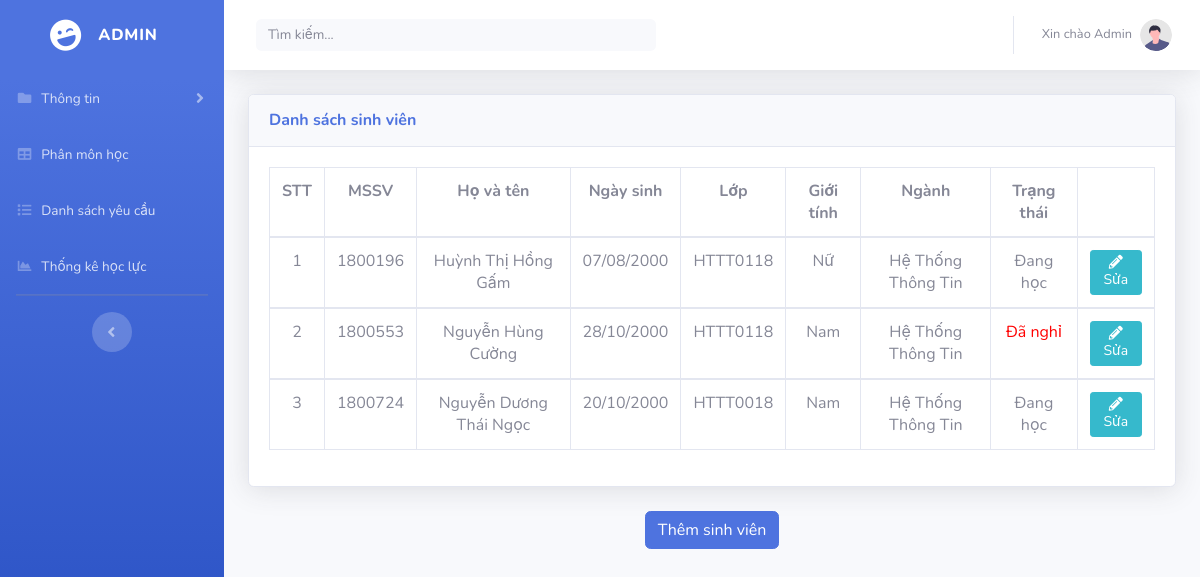
/DanhSachSV.php, run on the app's committed database.
### tables this page shows
CREATE TABLE `sinhvien` (
  `MSSV` varchar(10) NOT NULL,
  `HoVaTen` text NOT NULL,
  `NgaySinh` date NOT NULL,
  `Lop` text NOT NULL,
  `SDT` varchar(10) NOT NULL,
  `GioiTinh` bit(1) NOT NULL,
  `TrangThai` bit(1) NOT NULL,
  `Khoa` text NOT NULL,
  `Nganh` text NOT NULL
);

### php/SinhVien.php (called while the page is built, shortened)
<?php
   $update = false;
?>

### DanhSachSV.php (the view, shortened to what this page needs)
<html lang="en">
<head>
    <link href="https://cdn.jsdelivr.net/npm/bootstrap@5.0.0-beta3/dist/css/bootstrap.min.css" rel="stylesheet"
>
    <link href="vendor/fontawesome-free/css/all.min.css" rel="stylesheet" type="text/css">
    <link href="css/sb-admin-2.min.css" rel="stylesheet">
</head>
<body id="page-top">
<?php require_once 'php/SinhVien.php' ?>
    <div id="wrapper">
    <ul class="navbar-nav bg-gradient-primary sidebar sidebar-dark accordion" id="accordionSidebar">
        <a class="sidebar-brand d-flex align-items-center justify-content-center" href="Admin.html">
            <div class="sidebar-brand-icon rotate-n-15">
                <i class="fas fa-laugh-wink"></i>
            </div>
            <div class="sidebar-brand-text mx-3">Admin</div>
        </a>
           <li class="nav-item">
            <a class="nav-link collapsed" href="#" data-toggle="collapse" data-target="#collapsePages"
                aria-expanded="true" aria-controls="collapsePages">
                <i class="fas fa-fw fa-folder"></i>
                <span>Thông tin</span>
            </a>
        </li>
        <li class="nav-item">
            <a class="nav-link" href="PhanMonHoc.php">
                <i class="fas fa-fw fa-table"></i>
                <span>Phân môn học</span></a>
        </li>
        <li class="nav-item">
        <a class="nav-link" href="DanhSachYC.php">
        <i class="fas fa-fw fa-list"></i>
        <span>Danh sách yêu cầu</span></a>
        </li>
        <li class="nav-item">
            <a class="nav-link" href="ThongKe.php">
                <i class="fas fa-fw fa-chart-area"></i>
                <span>Thống kê học lực</span>
            </a>
        </li>
        <hr class="sidebar-divider d-none d-md-block">
        <div class="text-center d-none d-md-inline">
            <button class="rounded-circle border-0" id="sidebarToggle"></button>
        </div>
    </ul>
    <div id="content-wrapper" class="d-flex flex-column">
        <div id="content">
            <nav class="navbar navbar-expand navbar-light bg-white topbar mb-4 static-top shadow">
                <form
                    class="d-none d-sm-inline-block form-inline mr-auto ml-md-3 my-2 my-md-0 mw-100 navbar-search">
                    <div class="input-group">
                        <input id="myInput" type="text" class="form-control bg-light border-0 small" placeholder="Tìm kiếm..."
                            aria-label="Search" aria-describedby="basic-addon2">
                    </div>
                </form>
                <ul class="navbar-nav ml-auto">
                    <li class="nav-item dropdown no-arrow">
                        <a class="nav-link dropdown-toggle" href="#" id="userDropdown" role="button"
                            data-toggle="dropdown" aria-haspopup="true" aria-expanded="false">
                            <span class="mr-2 d-none d-lg-inline text-gray-600 small">Xin chào Admin</span>
                            <img class="img-profile rounded-circle"
                                src="img/undraw_profile.svg">
                        </a>
                    </li>
                </ul>
            </nav>
     <div class="container-fluid">
        <div class="card shadow mb-4">
            <div class="card-header py-3">
                <h6 class="m-0 font-weight-bold text-primary">Danh sách sinh viên</h6>
            </div>
            <div class="card-body">
                <div class="table-responsive">
                <?php if($update == false): ?>
                    <table class="table table-bordered" style = "text-align: center;" id="dataTable" width="100%" cellspacing="0">
                        <tr>
                                <th>STT</th>
                                <th>MSSV</th>
                                <th>Họ và tên</th>
                                <th>Ngày sinh</th>
                                <th>Lớp</th>
                                <th>Giới tính</th>
                                <th>Ngành</th>
                                <th>Trạng thái</th>
                                <th> </th>
                            </tr>
                        <?php
                            $sql = "SELECT * FROM sinhvien";
                            $result = $conn -> query ($sql) ;
                            $STT = 1;
                            while($row = $result ->fetch_assoc()): ?>
                            <tbody id = "myTable" style = "text-align: center;">
                            <tr>
                                <td><?php echo $STT++;?> </td>
                                <td><?php echo $row['MSSV'];?> </td>
                                <td><?php echo $row['HoVaTen'];?> </td>
                                <td>
                                <?php
                                    $NgayLapPN = $row['NgaySinh'];
                                    $newDate = date("d/m/Y", strtotime($NgayLapPN));
                                    echo $newDate;
                                ?>
                            </td>
                                <td><?php echo $row['Lop'];?> </td>
                                <td>
                                    <?php
                                    $GT = $row['GioiTinh'];
                                    if($GT == true)
                                    {
                                        echo 'Nữ';
                                    }
                                    else
                                    {
                                        echo 'Nam';
                                    }
                                    ?>
                                </td>
                                <td><?php echo $row['Nganh'];?> </td>
                                <td>
                                    <?php
                                    $TrangThai = $row['TrangThai'];
                                    if($TrangThai == 1)
                                    {
                                        echo 'Đang học';
                                    }
                                    else
                                    {
                                        echo "<span style='color:red;text-align:center;'> Đã nghỉ </span>";
                                    }
                                    ?>
                                </td>
                                <td> <a class='btn btn-info btn-sm' href='DanhSachSV.php?sua=<?php echo $row['MSSV']; ?>'> <i class='fas fa-pencil-alt'> </i> Sửa </a> </td>
                            </tr>
                            </tbody>
                        <?php endwhile; ?>
                </table>
                    <?php endif; ?>
                </div>
            </div>
        </div>
        <div style = "text-align: center;">
          <a href="AddSV.php"><input type="button" value="Thêm sinh viên"  style="height: auto; width: auto;" class = "btn btn-primary"/></a>
        </div>
    </div>
    </div>
</body>
</html>

### data on the page
sinhvien: MSSV "1800196", HoVaTen "Huỳnh Thị Hồng Gấm", NgaySinh "07/08/2000", Lop "HTTT0118", GioiTinh "Nữ", Nganh "Hệ Thống Thông Tin", TrangThai "Đang học"
sinhvien: MSSV "1800553", HoVaTen "Nguyễn Hùng Cường", NgaySinh "28/10/2000", Lop "HTTT0118", GioiTinh "Nam", Nganh "Hệ Thống Thông Tin", TrangThai "Đã nghỉ"
sinhvien: MSSV "1800724", HoVaTen "Nguyễn Dương Thái Ngọc", NgaySinh "20/10/2000", Lop "HTTT0018", GioiTinh "Nam", Nganh "Hệ Thống Thông Tin", TrangThai "Đang học"
